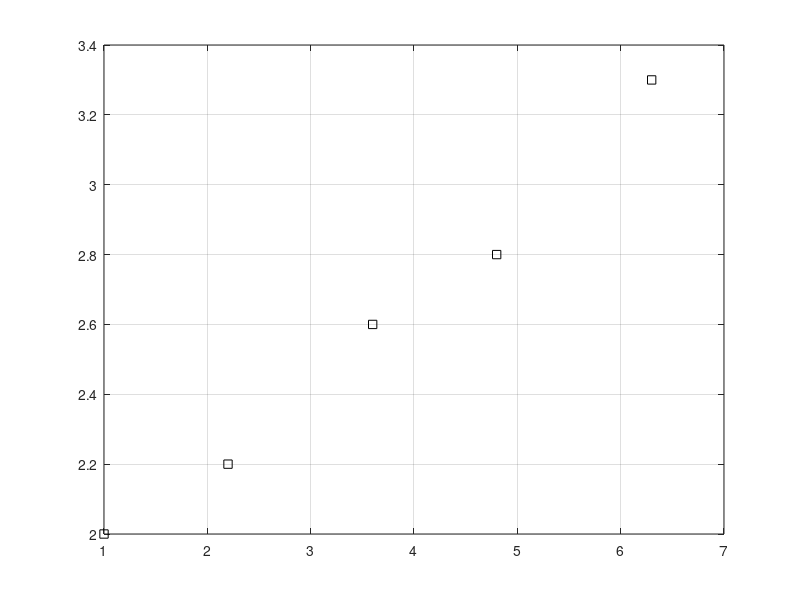

Reproduce this figure in MATLAB.
clc;clear

alpha_w_list = [2;3.2;4.6;5.8;7.3];
i_t_list = [1;0;-1;-2;-3];
i_w = 1;
A = [alpha_w_list-i_w ones(5,1)];
b = alpha_w_list-i_w+i_t_list;

sol = (A'*A)^-1*A'*b

plot(alpha_w_list-i_w, alpha_w_list-i_w+i_t_list,'ks')
grid on
